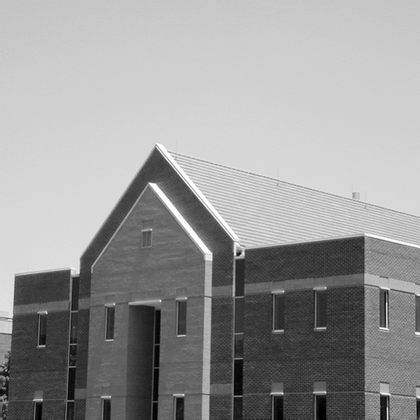
%> input picture lab4/building.tif, 420 x 420 px, shrunk from 600 x 600 before the run
$ octave --eval "lab3;"   (GNU Octave 9; MATLAB toolbox functions it lacks are replaced by stand-ins)
%> lines starting %> are read from the running program, lines starting %| are printed output that depends on the picture; in (x1, y1, x2, y2) boxes, pixels count from 0 and x2, y2 are one past the last pixel; in counts of white or black regions, pixels touching at a corner belong together; the program's own positions count from 1
%> in lab3, I is the input picture: size 420x420 uint8; min 0, max 255, mean 152.9
### lab4/gdlog.m
function [ E, Z, M ] = gdlog( I, s )
%> called with s = 3
    % З ухнЬсфзуз рсбгмбфпрпйеЯ бнЯчнехуз бкмюн уфзн ейкьнбт ейуьдпх I, ме ухндхбумь фщн меиьдщн
    % Gaussian derivative кбй Laplacian of Gaussian, ьрпх s еЯнбй з фхрйкЮ брьклйуз фщн бнфЯуфпйчщн
    % цЯлфсщн.

    I = im2double( I );
%> I: size 420x420 double
    % 2D Gaussian derivative
    K = 31;
    vk = ( 0 : K - 1 ) - ( K - 1 ) / 2;
    [ u, v ] = meshgrid( vk, vk );
    G = 1 / ( 2 * pi * s ^ 2 ) * exp( -( u .^ 2 + v .^ 2) / ( 2 * s ^ 2 ) );
    Gu = -( u / s ^ 2 ) .* G;
    Gv = -( v / s ^ 2 ) .* G;
    Gx = imfilter( I, Gu, 'replicate', 'conv' );
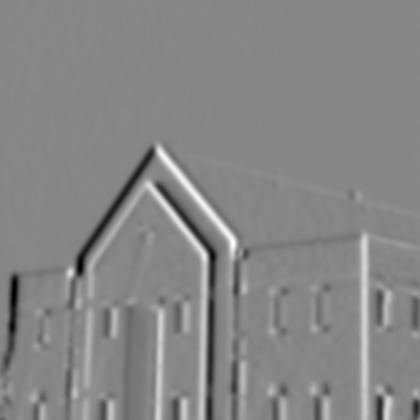
%> Gx: size 420x420 double; min -0.0768, max 0.0685, mean -0.000139; drawn with min black and max white
    Gy = imfilter( I, Gv, 'replicate', 'conv' );
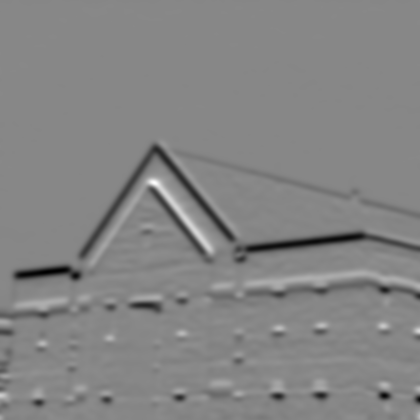
%> Gy: size 420x420 double; min -0.0751, max 0.067, mean -0.00121; drawn with min black and max white
    Gm = sqrt( Gx .^ 2 + Gy .^ 2 );
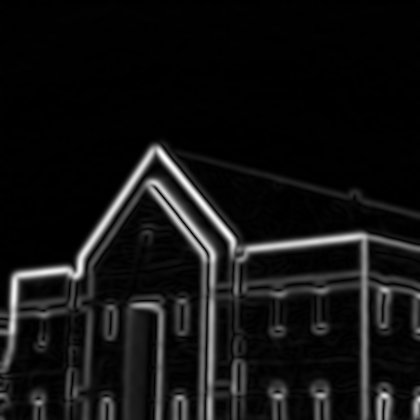
%> Gm: size 420x420 double; min 5.63e-06, max 0.0815, mean 0.00626; drawn with min black and max white
    M = Gm;

    % 2D Laplacian of Gaussian
    L = fspecial( 'log', 31, 5 );
    Glm = imfilter( I, L, 'replicate' );
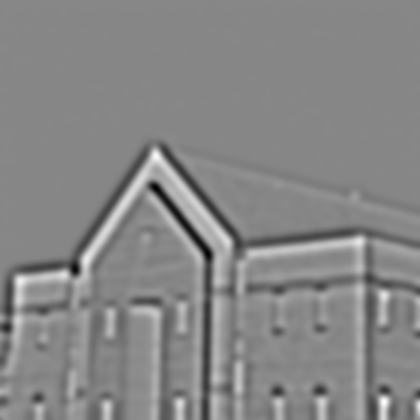
%> Glm: size 420x420 double; min -0.011, max 0.00984, mean -1.69e-06; drawn with min black and max white
    % КбфщцлЯщуз уфп 0.
    BW = im2bw( Glm, 0 );
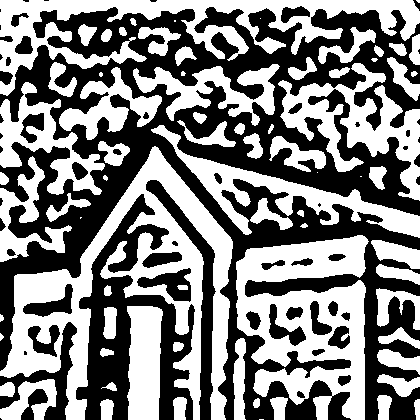
%> BW: size 420x420 logical; 50.6% white; 59 black regions (17 under 20 px), largest, box (x1, y1, x2, y2) and area: (0, 7, 420, 420) 64866, (76, 194, 195, 420) 10218, (146, 180, 216, 420) 2931
    Z = bwperim( BW, 8 );
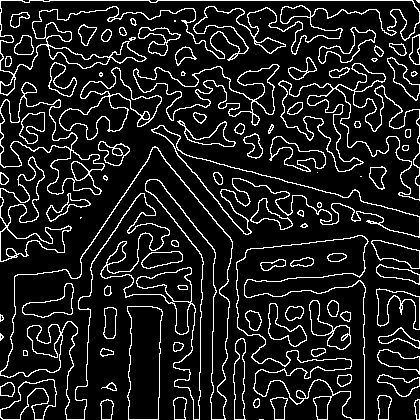
%> Z: size 420x420 logical; 11.9% white in thin lines or dots

    E = M .* Z;
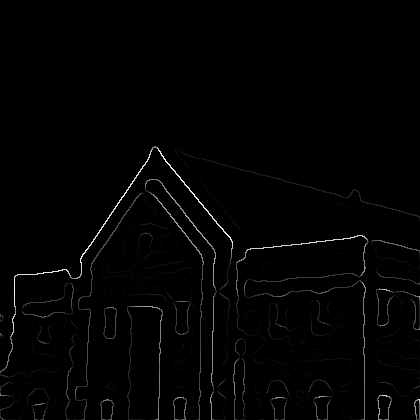
%> E: size 420x420 double; min 0, max 0.0811, mean 0.000943; drawn with min black and max white
end

### lab4/grayshow.m
function grayshow(I)

I = double(I);
mx = max(I(:));
%> mx = 0.0815
mn = min(I(:));
%> mn = 5.63e-06
I = (I - mn) ./ (mx - mn);
imshow(I)

### lab4/lab4.m
function [] = lab3()
	% ДбнбуЮт Рбнбгйюфзт БМ 03109004, фмЮмб РЭмрфзт.
    I = imread( 'building.tif' );

    s = 3;
    [ E, Z, M ] = gdlog( I, s );

    % Display results
    figure, imshow( I ), title( 'Original' )
    figure, grayshow( M ), title( 'МЭфсп M' )
    figure, grayshow( Z ), title( 'zero crossings Z' )
%> in grayshow (call 2), `I = double(I);`: I: size 420x420 double; values 0 (black) and 1 (white), 11.9% white in thin lines or dots
    figure, grayshow( E ), title( 'БкмЭт E' )
end

$ run again, with lab4/peppers.tif copied over lab4/building.tif
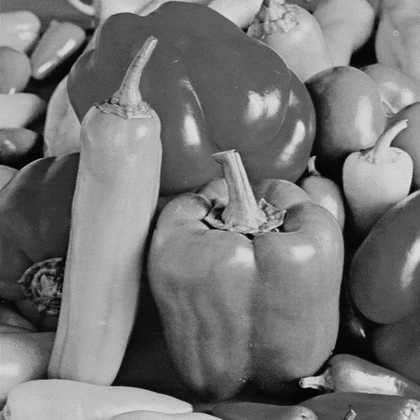
%> input picture lab4/peppers.tif, 420 x 420 px, shrunk from 512 x 512 before the run
%> in lab3, I is the input picture: size 420x420x3 uint8; min 0, max 224, mean 116.9
%> in gdlog, `BW = im2bw( Glm, 0 );`:
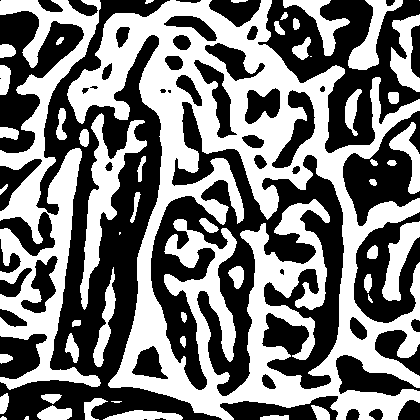
%> BW: size 420x420 logical; 48.3% white; 52 white regions (5 under 20 px), largest, box (x1, y1, x2, y2) and area: (67, 0, 420, 420) 55683, (0, 0, 101, 390) 14002, (80, 113, 147, 310) 3423
%> Z: size 420x420 logical; 9.7% white in thin lines or dots
%> in gdlog, `E = M .* Z;`:
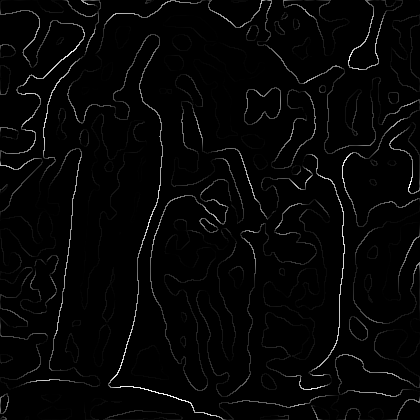
%> E: size 420x420x3 double; min 0, max 0.0897, mean 0.00194; drawn with min black and max white
%> mx = 0.0934
%> mn = 5.88e-06
